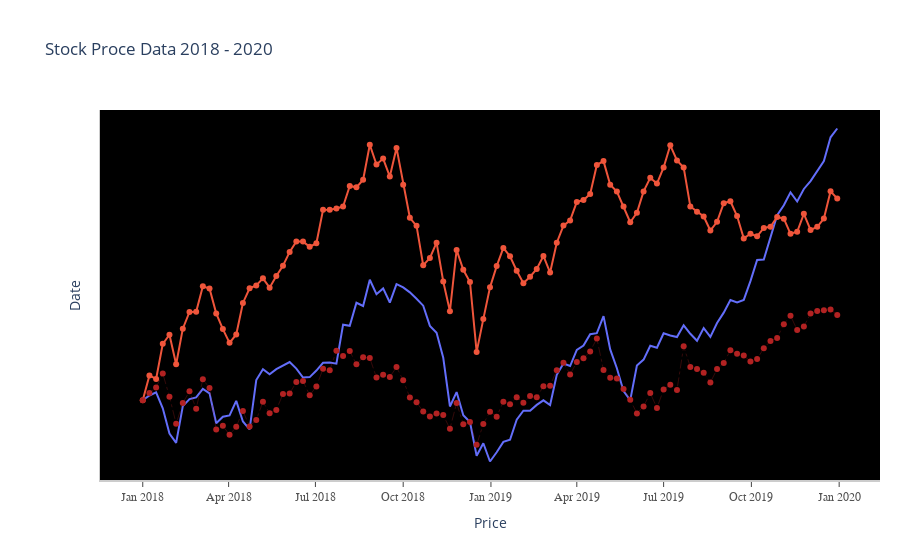

Notebook cell for this chart:
### Code cell
fig.update_layout(
    xaxis=dict(
        showline= True,
        showgrid = False,
        showticklabels = True,
        linecolor = 'rgb(204,204,204)',
        linewidth = 2,
        ticks = 'outside',
        tickfont = dict(
            family = 'Arial',
            size = 12,
            color = 'rgb(82,82,82)'
        ),
    ),
    yaxis=dict(
        showline= True,
        showgrid = False,
        showticklabels = False,
        zeroline = False,
        linecolor = 'rgb(204,204,204)', 
    ),
    autosize = False,
    margin = dict(
        autoexpand = False, 
        l=100, 
        r=20, 
        t=110,
    ),
    showlegend = False,
    plot_bgcolor = 'black'
    
)
